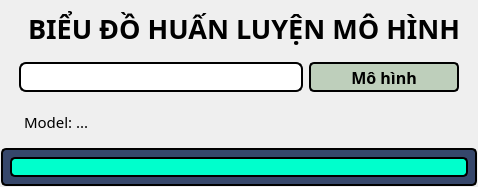
            <widget class="QWidget" name="rooms_page">
             <layout class="QVBoxLayout" name="verticalLayout_9" stretch="3,7">
              <property name="spacing">
               <number>2</number>
              </property>
              <property name="leftMargin">
               <number>1</number>
              </property>
              <property name="topMargin">
               <number>1</number>
              </property>
              <property name="rightMargin">
               <number>1</number>
              </property>
              <property name="bottomMargin">
               <number>1</number>
              </property>
              <item>
               <widget class="QWidget" name="chart_controllers" native="true">
                <layout class="QVBoxLayout" name="verticalLayout_8" stretch="1,1,3">
                 <item>
                  <widget class="QLabel" name="chart_name_label">
                   <property name="font">
                    <font>
                     <family>Cascadia Mono SemiBold</family>
                     <pointsize>20</pointsize>
                     <weight>75</weight>
                     <bold>true</bold>
                     <underline>false</underline>
                     <strikeout>false</strikeout>
                    </font>
                   </property>
                   <property name="layoutDirection">
                    <enum>Qt::LeftToRight</enum>
                   </property>
                   <property name="styleSheet">
                    <string notr="true">color: rgb(0, 0, 0);
padding-left: 10px;
font-weight: bold;
font-size: 20pt;</string>
                   </property>
                   <property name="text">
                    <string>BIỂU ĐỒ HUẤN LUYỆN MÔ HÌNH</string>
                   </property>
                   <property name="alignment">
                    <set>Qt::AlignLeading|Qt::AlignLeft|Qt::AlignVCenter</set>
                   </property>
                  </widget>
                 </item>
                 <item>
                  <widget class="QWidget" name="search_panel" native="true">
                   <layout class="QHBoxLayout" name="horizontalLayout_3">
                    <item>
                     <widget class="QLineEdit" name="chart_model_name_input">
                      <property name="minimumSize">
                       <size>
                        <width>30</width>
                        <height>30</height>
                       </size>
                      </property>
                      <property name="font">
                       <font>
                        <family>Cascadia Code</family>
                        <pointsize>10</pointsize>
                       </font>
                      </property>
                      <property name="styleSheet">
                       <string notr="true">background-color: rgb(255, 255, 255);
border-radius: 7px;
border: 2px solid #000;</string>
                      </property>
                      <property name="inputMask">
                       <string/>
                      </property>
                      <property name="text">
                       <string/>
                      </property>
                     </widget>
                    </item>
                    <item>
                     <widget class="QPushButton" name="chart_show_btn">
                      <property name="sizePolicy">
                       <sizepolicy hsizetype="Fixed" vsizetype="Fixed">
                        <horstretch>0</horstretch>
                        <verstretch>0</verstretch>
                       </sizepolicy>
                      </property>
                      <property name="minimumSize">
                       <size>
                        <width>150</width>
                        <height>30</height>
                       </size>
                      </property>
                      <property name="font">
                       <font>
                        <family>Cascadia Code</family>
                        <pointsize>12</pointsize>
                        <weight>75</weight>
                        <bold>true</bold>
                       </font>
                      </property>
                      <property name="styleSheet">
                       <string notr="true">background-color: rgb(190,207,187);
color: rgb(0,0,0);
border-radius: 5px;
border: 2px solid #000;
font-weight: bold;
font-size: 12pt;</string>
                      </property>
                      <property name="text">
                       <string>Mô hình</string>
                      </property>
                      <property name="icon">
                       <iconset>
                        <normaloff>:/icons/codesandbox.svg</normaloff>:/icons/codesandbox.svg</iconset>
                      </property>
                      <property name="iconSize">
                       <size>
                        <width>25</width>
                        <height>25</height>
                       </size>
                      </property>
                     </widget>
                    </item>
                   </layout>
                  </widget>
                 </item>
                 <item>
                  <widget class="QLabel" name="chart_result_text_label">
                   <property name="font">
                    <font>
                     <family>Cascadia Code</family>
                     <pointsize>11</pointsize>
                     <underline>false</underline>
                    </font>
                   </property>
                   <property name="layoutDirection">
                    <enum>Qt::LeftToRight</enum>
                   </property>
                   <property name="styleSheet">
                    <string notr="true">color: rgb(0, 0, 0);
padding-left: 10px;</string>
                   </property>
                   <property name="text">
                    <string>Model: ...</string>
                   </property>
                   <property name="alignment">
                    <set>Qt::AlignLeading|Qt::AlignLeft|Qt::AlignTop</set>
                   </property>
                  </widget>
                 </item>
                </layout>
               </widget>
              </item>
              <item>
               <widget class="QWidget" name="chart_view" native="true">
                <property name="font">
                 <font>
                  <family>Cascadia Code</family>
                 </font>
                </property>
                <property name="styleSheet">
                 <string notr="true">border-radius: 5px;
background-color:rgb(54, 71, 107); 
border-radius: 5px;
border: 2px solid #000;</string>
                </property>
                <layout class="QHBoxLayout" name="horizontalLayout_10">
                 <property name="spacing">
                  <number>0</number>
                 </property>
                 <item>
                  <widget class="QLabel" name="chart_result_img_label">
                   <property name="maximumSize">
                    <size>
                     <width>50000</width>
                     <height>50000</height>
                    </size>
                   </property>
                   <property name="font">
                    <font>
                     <family>Cascadia Code</family>
                    </font>
                   </property>
                   <property name="layoutDirection">
                    <enum>Qt::RightToLeft</enum>
                   </property>
                   <property name="styleSheet">
                    <string notr="true">background-color: rgb(0, 255, 204);</string>
                   </property>
                   <property name="text">
                    <string/>
                   </property>
                   <property name="pixmap">
                    <pixmap>../../../Duong/.designer/backup/resources/apps/no_data_found.png</pixmap>
                   </property>
                   <property name="scaledContents">
                    <bool>true</bool>
                   </property>
                   <property name="alignment">
                    <set>Qt::AlignLeading|Qt::AlignLeft|Qt::AlignVCenter</set>
                   </property>
                  </widget>
                 </item>
                </layout>
               </widget>
              </item>
             </layout>
            </widget>
